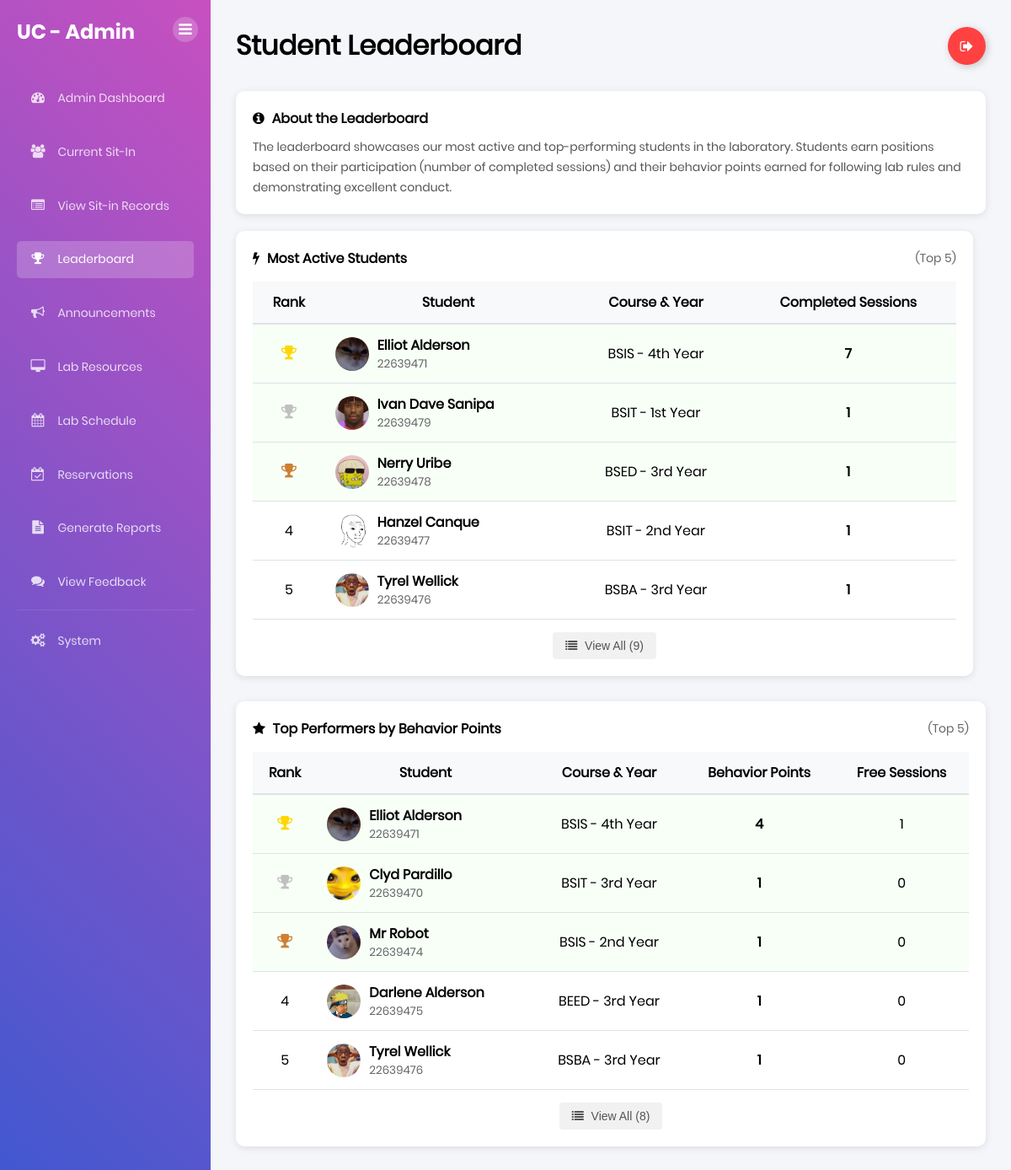
/admin/leaderboard (signed in), run on the app's committed database.
### tables this page shows
CREATE TABLE "students" (idno TEXT PRIMARY KEY, lastname TEXT NOT NULL, firstname TEXT NOT NULL, midname TEXT, course TEXT NOT NULL, year_level TEXT NOT NULL, email_address TEXT NOT NULL, image_path TEXT, free_sessions_used INTEGER DEFAULT 0);

### app.py (the view)
@app.route('/admin/leaderboard')
def admin_leaderboard():
    if 'user' not in session or session.get('is_admin') != True:
        flash("Please log in as an administrator.", "warning")
        return redirect(url_for('home'))
    conn = get_db_connection()
    most_active_students = conn.execute("""
        SELECT
            s.idno, s.firstname, s.lastname, s.course, s.year_level, s.image_path,
            COUNT(ls.session_id) as session_count
        FROM students s
        JOIN lab_sessions ls ON s.idno = ls.student_id
        WHERE ls.status = 'Completed'
        GROUP BY s.idno
        ORDER BY session_count DESC
        LIMIT 10
    """).fetchall()
    top_performers = conn.execute("""
        SELECT
            s.idno, s.firstname, s.lastname, s.course, s.year_level, s.image_path,
            COALESCE(SUM(ls.behavior_points), 0) as behavior_points
        FROM students s
        LEFT JOIN lab_sessions ls ON s.idno = ls.student_id AND ls.behavior_points > 0
        GROUP BY s.idno
        HAVING behavior_points > 0
        ORDER BY behavior_points DESC
        LIMIT 10
    """).fetchall()
    top_performers_list = []
    for student in top_performers:
        student_dict = dict(student)
        student_dict['free_sessions'] = student_dict['behavior_points'] // 3
        top_performers_list.append(student_dict)
    conn.close()
    return render_template(
        'admin_leaderboard.html',
        most_active_students=most_active_students,
        top_performers=top_performers_list
    )

### templates/admin_leaderboard.html (shortened to what this page needs)
{% extends 'base.html' %} {% block content %}
<div class="dashboard-container">
  <div class="sidebar">
    <div class="sidebar-header">
      <h2>UC - Admin</h2>
      <button class="sidebar-inner-toggle" title="Toggle Sidebar">
        <i class="fa fa-bars"></i>
      </button>
    </div>
    <div class="sidebar-menu">
      <ul>
        <li>
          <a href="{{ url_for('admin_dashboard') }}"
            ><i class="fa fa-dashboard"></i> Admin Dashboard</a
          >
        </li>
        <li>
          <a href="{{ url_for('admin_current_sit_in') }}"
            ><i class="fa fa-users"></i> Current Sit-In</a
          >
        </li>
        <li>
          <a href="{{ url_for('admin_sit_in_records') }}"
            ><i class="fa fa-list-alt"></i> View Sit-in Records</a
          >
        </li>
        <li>
          <a href="{{ url_for('admin_leaderboard') }}" class="active"
            ><i class="fa fa-trophy"></i> Leaderboard</a
          >
        </li>
        <li>
          <a href="{{ url_for('admin_announcements') }}"
            ><i class="fa fa-bullhorn"></i> Announcements</a
          >
        </li>
        <li>
          <a href="{{ url_for('admin_lab_resources') }}"
            ><i class="fa fa-desktop"></i> Lab Resources</a
          >
        </li>
        <li>
          <a href="{{ url_for('admin_lab_schedule') }}"
            ><i class="fa fa-calendar"></i> Lab Schedule</a
          >
        </li>
        <li>
          <a href="{{ url_for('admin_reservations') }}">
            <i class="fa fa-calendar-check-o"></i> Reservations
          </a>
        </li>
        <li>
          <a href="{{ url_for('admin_reports') }}"
            ><i class="fa fa-file-text"></i> Generate Reports</a
          >
        </li>
        <li>
          <a href="{{ url_for('admin_feedback') }}"
            ><i class="fa fa-comments"></i> View Feedback</a
          >
        </li>
        <li style="margin-top: auto; border-top: 1px solid rgba(255,255,255,0.1); padding-top: 15px;">
          <a href="{{ url_for('admin_system_management') }}"
            ><i class="fa fa-cogs"></i> System</a
          >
        </li>
      </ul>
    </div>
  </div>
  <div class="main-content">
    <div class="header">
      <h1>Student Leaderboard</h1>
      <a class="Btn" href="{{ url_for('logout') }}">
        <div class="sign">
          <i class="fa fa-sign-out" aria-hidden="true"></i>
        </div>
      </a>
    </div>
    <div class="content-row" style="margin-bottom: 20px">
      <div class="schedule-card" style="width: 100%">
        <h4>
          <i class="fa fa-info-circle" aria-hidden="true" style="margin-right: 5px"></i>
          About the Leaderboard
        </h4>
        <p style="margin-top: 10px; color: #555;">
          The leaderboard showcases our most active and top-performing students in the laboratory.
          Students earn positions based on their participation (number of completed sessions) and their behavior points earned for following lab rules and demonstrating excellent conduct.
        </p>
      </div>
    </div>
    <div class="content-row">
      <div class="schedule-card" style="flex: 1; margin-right: 15px">
        <div style="display: flex; justify-content: space-between; align-items: center; margin-bottom: 15px;">
          <h4>
            <i class="fa fa-bolt" aria-hidden="true" style="margin-right: 5px"></i>
            Most Active Students
          </h4>
          <span style="font-size: 14px; color: #666;">(Top 5)</span>
        </div>
        {% if most_active_students %}
        <div style="overflow-x: auto">
          <table style="width: 100%; border-collapse: collapse">
            <thead>
              <tr style="background-color: #f8f9fa">
                <th style="padding: 12px; border-bottom: 2px solid #dee2e6; text-align: center">Rank</th>
                <th style="padding: 12px; border-bottom: 2px solid #dee2e6">Student</th>
                <th style="padding: 12px; border-bottom: 2px solid #dee2e6; text-align: center">Course & Year</th>
                <th style="padding: 12px; border-bottom: 2px solid #dee2e6; text-align: center">
                  Completed Sessions
                </th>
              </tr>
            </thead>
            <tbody id="activeStudentsTable">
              {% for student in most_active_students %}
              <tr class="{% if loop.index <= 3 %}highlight-row{% endif %} {% if loop.index > 5 %}hidden-row active-student-row{% endif %}">
                <td style="padding: 12px; border-bottom: 1px solid #dee2e6; text-align: center">
                  {% if loop.index == 1 %}
                  <i class="fa fa-trophy" style="color: gold; font-size: 1.2em;"></i>
                  {% elif loop.index == 2 %}
                  <i class="fa fa-trophy" style="color: silver; font-size: 1.2em;"></i>
                  {% elif loop.index == 3 %}
                  <i class="fa fa-trophy" style="color: #cd7f32; font-size: 1.2em;"></i>
                  {% else %}
                  {{ loop.index }}
                  {% endif %}
                </td>
                <td style="padding: 12px; border-bottom: 1px solid #dee2e6">
                  <div style="display: flex; align-items: center;">
                    {% if student.image_path %}
                    <img src="{{ url_for('static', filename=student.image_path) }}"
                         style="width: 40px; height: 40px; border-radius: 50%; margin-right: 10px; object-fit: cover;">
                    {% else %}
                    <div style="width: 40px; height: 40px; border-radius: 50%; margin-right: 10px; background: #e0e0e0; display: flex; align-items: center; justify-content: center;">
                      <i class="fa fa-user" style="color: #555;"></i>
                    </div>
                    {% endif %}
                    <div>
                      <div><strong>{{ student.firstname }} {{ student.lastname }}</strong></div>
                      <div style="font-size: 0.85em; color: #666;">{{ student.idno }}</div>
                    </div>
                  </div>
                </td>
                <td style="padding: 12px; border-bottom: 1px solid #dee2e6; text-align: center;">
                  {{ student.course }} - {{ student.year_level }}
                </td>
                <td style="padding: 12px; border-bottom: 1px solid #dee2e6; text-align: center; font-weight: bold;">
                  {{ student.session_count }}
                </td>
              </tr>
              {% endfor %}
            </tbody>
          </table>
          {% if most_active_students|length > 5 %}
          <div style="text-align: center; margin-top: 15px;">
            <button id="viewAllActiveBtn" class="view-all-btn" onclick="toggleActiveStudents()">
              <i class="fa fa-list"></i> View All ({{ most_active_students|length }})
            </button>
          </div>
          {% endif %}
        </div>
        {% else %}
        <div style="text-align: center; padding: 30px; color: #666">
          <i class="fa fa-info-circle" style="font-size: 2em; color: #4caf50; margin-bottom: 15px"></i>
          <p>No student activity data available yet.</p>
        </div>
        {% endif %}
      </div>
    </div>
    <div class="content-row" style="margin-top: 30px">
      <div class="schedule-card" style="flex: 1;">
        <div style="display: flex; justify-content: space-between; align-items: center; margin-bottom: 15px;">
          <h4>
            <i class="fa fa-star" aria-hidden="true" style="margin-right: 5px"></i>
            Top Performers by Behavior Points
          </h4>
          <span style="font-size: 14px; color: #666;">(Top 5)</span>
        </div>
        {% if top_performers %}
        <div style="overflow-x: auto">
          <table style="width: 100%; border-collapse: collapse">
            <thead>
              <tr style="background-color: #f8f9fa">
                <th style="padding: 12px; border-bottom: 2px solid #dee2e6; text-align: center">Rank</th>
                <th style="padding: 12px; border-bottom: 2px solid #dee2e6">Student</th>
                <th style="padding: 12px; border-bottom: 2px solid #dee2e6; text-align: center">Course & Year</th>
                <th style="padding: 12px; border-bottom: 2px solid #dee2e6; text-align: center">
                  Behavior Points
                </th>
                <th style="padding: 12px; border-bottom: 2px solid #dee2e6; text-align: center">
                  Free Sessions
                </th>
              </tr>
            </thead>
            <tbody id="pointsStudentsTable">
              {% for student in top_performers %}
              <tr class="{% if loop.index <= 3 %}highlight-row{% endif %} {% if loop.index > 5 %}hidden-row points-student-row{% endif %}">
                <td style="padding: 12px; border-bottom: 1px solid #dee2e6; text-align: center">
                  {% if loop.index == 1 %}
                  <i class="fa fa-trophy" style="color: gold; font-size: 1.2em;"></i>
                  {% elif loop.index == 2 %}
                  <i class="fa fa-trophy" style="color: silver; font-size: 1.2em;"></i>
                  {% elif loop.index == 3 %}
                  <i class="fa fa-trophy" style="color: #cd7f32; font-size: 1.2em;"></i>
                  {% else %}
                  {{ loop.index }}
                  {% endif %}
                </td>
                <td style="padding: 12px; border-bottom: 1px solid #dee2e6">
                  <div style="display: flex; align-items: center;">
                    {% if student.image_path %}
                    <img src="{{ url_for('static', filename=student.image_path) }}"
                         style="width: 40px; height: 40px; border-radius: 50%; margin-right: 10px; object-fit: cover;">
                    {% else %}
                    <div style="width: 40px; height: 40px; border-radius: 50%; margin-right: 10px; background: #e0e0e0; display: flex; align-items: center; justify-content: center;">
                      <i class="fa fa-user" style="color: #555;"></i>
                    </div>
                    {% endif %}
                    <div>
                      <div><strong>{{ student.firstname }} {{ student.lastname }}</strong></div>
                      <div style="font-size: 0.85em; color: #666;">{{ student.idno }}</div>
                    </div>
                  </div>
                </td>
                <td style="padding: 12px; border-bottom: 1px solid #dee2e6; text-align: center;">
                  {{ student.course }} - {{ student.year_level }}
                </td>
                <td style="padding: 12px; border-bottom: 1px solid #dee2e6; text-align: center; font-weight: bold;">
                  {{ student.behavior_points }}
                </td>
                <td style="padding: 12px; border-bottom: 1px solid #dee2e6; text-align: center;">
                  {{ student.free_sessions }}
                </td>
              </tr>
              {% endfor %}
            </tbody>
          </table>
          {% if top_performers|length > 5 %}
          <div style="text-align: center; margin-top: 15px;">
            <button id="viewAllPointsBtn" class="view-all-btn" onclick="togglePointsStudents()">
              <i class="fa fa-list"></i> View All ({{ top_performers|length }})
            </button>
          </div>
          {% endif %}
        </div>
        {% else %}
        <div style="text-align: center; padding: 30px; color: #666">
          <i class="fa fa-info-circle" style="font-size: 2em; color: #4caf50; margin-bottom: 15px"></i>
          <p>No behavior points data available yet.</p>
        </div>
        {% endif %}
      </div>
    </div>
  </div>
</div>
{% endblock %}

### data on the page
students: image_path (picture), firstname "Elliot", lastname "Alderson", idno "22639471", course "BSIS", year_level "4th Year", session_count "7", behavior_points "4", free_sessions "1"
students: image_path (picture), firstname "Ivan Dave", lastname "Sanipa", idno "22639479", course "BSIT", year_level "1st Year", session_count "1"
students: image_path (picture), firstname "Nerry", lastname "Uribe", idno "22639478", course "BSED", year_level "3rd Year", session_count "1"
students: image_path (picture), firstname "Hanzel", lastname "Canque", idno "22639477", course "BSIT", year_level "2nd Year", session_count "1"
students: image_path (picture), firstname "Tyrel", lastname "Wellick", idno "22639476", course "BSBA", year_level "3rd Year", session_count "1", behavior_points "1", free_sessions "0"
students: image_path (picture), firstname "Clyd", lastname "Pardillo", idno "22639470", course "BSIT", year_level "3rd Year", behavior_points "1", free_sessions "0"
students: image_path (picture), firstname "Mr", lastname "Robot", idno "22639474", course "BSIS", year_level "2nd Year", behavior_points "1", free_sessions "0"
students: image_path (picture), firstname "Darlene", lastname "Alderson", idno "22639475", course "BEED", year_level "3rd Year", behavior_points "1", free_sessions "0"

### other printed values
{{ most_active_students|length }} "9"
{{ top_performers|length }} "8"
